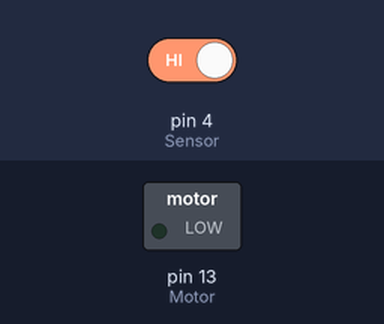
Recording of a sketch running on a simulated Arduino Uno, built with avr-gcc and run on an emulated ATmega328P. Parts: switched loads named in the sketch (green lamp = pin HIGH). The inputs (shaded band) are chosen by the test bench; at power-on: pin 4 (Sensor) HIGH.

Above: at 1.2 s.
1.3 s: pin 4 (Sensor) driven LOW
At 1.7 s:
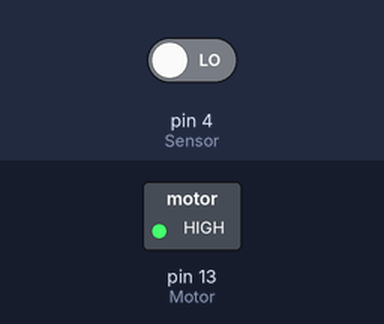
2.8 s: pin 4 (Sensor) driven HIGH
At 4.0 s:
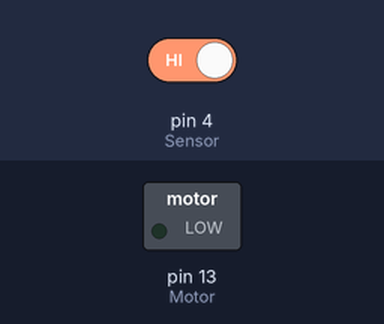
Timing chart, 0 to 5.8 s (numbered marks = the images above; inputs shaded):
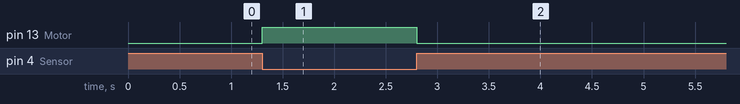

The sketch:

PRENDER_MOTOR_CON_TCRT5000.ino
```cpp
/*
 * Autor: Calle Condori Rodrigo
 * ----Curso Arduino básico e introducción a la comunicación Arduino-Matlab---
 * ---------------------------------------------------------------------------
 * Organizado por la SCEIEIE
 * El siguiente programa hce el uso del sensor TCRT 5000
 * para detectar un obstaculo y si lo detecta prende un motor
 */
#define Sensor 4  //Define el pin Digital D4 con el nombre Senso
#define Motor 13  //Define el pin Digital D13 con el nombre Motor
void setup() {
  pinMode(Sensor,INPUT);  //Configura el pin Sensor como entrada de señal
  pinMode(Motor,OUTPUT);  //Configura el pin Motor como salida de señal del arduino
}

void loop() {
  if(digitalRead(Sensor)==0){   //Verifica si el sensor envia un 0 logico
    digitalWrite(Motor,1);      //Enciende el Motor
  }else{  //si no
    digitalWrite(Motor,0);      //Apagar el motor
  }
}
```

Measured:
- after the input at 1.3 s, pin 13 (Motor): LOW → HIGH at once
- after the input at 2.8 s, pin 13 (Motor): HIGH → LOW at once
